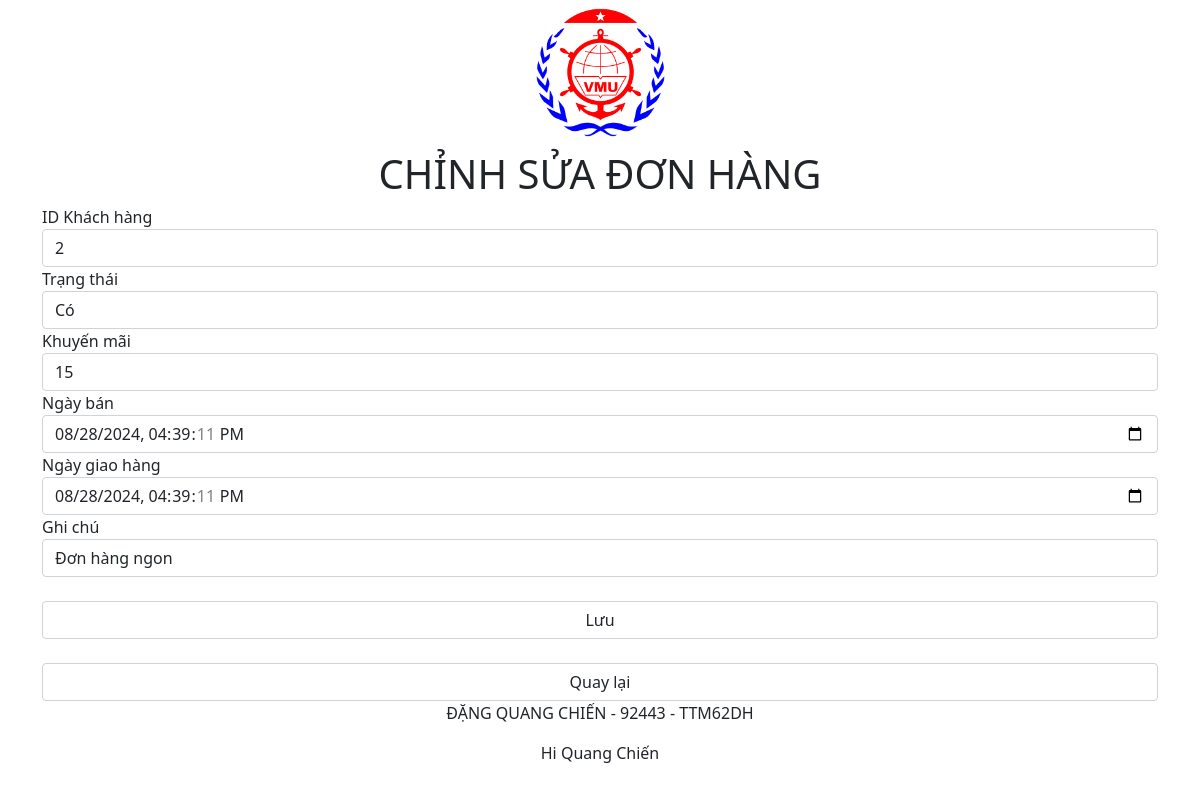
The app's page /edit.php?ID=2 (signed in) with its own data.
### tables this page shows
CREATE TABLE `donhang` (
  `ID` int(11) NOT NULL,
  `khachhang_id` int(11) NOT NULL,
  `trangthai` int(11) NOT NULL,
  `khuyenmai` int(11) NOT NULL,
  `ngayban` datetime NOT NULL,
  `ngaygiaohang` datetime NOT NULL,
  `ghichu` text NOT NULL
);

### edit.php (the view, shortened to what this page needs)
<?php
include('connect.php');
$ID = $_GET['ID'];
$sql1 = "SELECT * FROM donhang WHERE ID = '$ID'";
$stmt = $conn->prepare($sql1);
$query = $stmt->execute();
$result = $stmt->fetch(PDO::FETCH_ASSOC);
?>
<!DOCTYPE html>
<html lang="en">
<head>
    <link href="https://cdn.jsdelivr.net/npm/bootstrap@5.1.3/dist/css/bootstrap.min.css" rel="stylesheet"
>
    <link rel="stylesheet" type="text/css" href="style.css">
</head>
<body>
    <header>
        <div class="anh">
            <img src="logo.jpg" alt="Logo" class="logo">
        </div>
        <div class="tieude">
            <h1 class="text-uppercase">Chỉnh sửa đơn hàng</h1>
        </div>
    </header>
    <content>
        <div class="container">
            <form action="" method="post">
                <fieldset class="form-group">
                    <label>ID Khách hàng</label>
                    <input type="text" name="khachhang_id" value="<?php echo $result['khachhang_id']; ?>"
                        placeholder="Nhập ID khách hàng" class="form-control">
                </fieldset>
                <fieldset class="form-group">
                    <label>Trạng thái</label>
                    <select name="trangthai" class="form-control">
                        <option value="1" <?php echo $result['trangthai'] == '1' ? 'selected' : ''; ?>>Có
                        </option>
                    </select>
                </fieldset>
                <fieldset class="form-group">
                    <label>Khuyến mãi</label>
                    <input type="text" name="khuyenmai" value="<?php echo $result['khuyenmai']; ?>"
                        placeholder="Chỉ nhập giá fieldsetị khuyến mãi" class="form-control">
                </fieldset>
                <fieldset class="form-group">
                    <label>Ngày bán</label>
                    <input type="datetime-local" name="ngayban" value="<?php echo $result['ngayban']; ?>"
                        placeholder="Nhập ngày bán" class="form-control">
                </fieldset>
                <fieldset class="form-group">
                    <label>Ngày giao hàng</label>
                    <input type="datetime-local" name="ngaygiaohang" value="<?php echo $result['ngaygiaohang']; ?>"
                        placeholder="Nhập ngày giao hàng" class="form-control">
                </fieldset>
                <fieldset class="form-group">
                    <label>Ghi chú</label>
                    <input type="text" name="ghichu" value="<?php echo $result['ghichu']; ?>" placeholder="Nhập ghi chú"
                        class="form-control">
                </fieldset>
                <br>
                <input type="submit" name="submit" value="Lưu" class="form-control">
                <br>
                <input type="button" name="back" value="Quay lại" onclick="location.href='admin.php'"
                    class="form-control">
            </form>
        </div>
    </content>
    <footer class="text-center">
        <p>ĐẶNG QUANG CHIẾN - 92443 - TTM62DH</p>
        <p>Hi <?= $_SESSION['tendaydu'] ?></p>
    </footer>
</body>
</html>

### style.css (style rules this page uses)
header { text-align: center; height: 200px; width: 100%; }
header .anh { height: 140px; width: 100%; margin-top: 5px; }
header .tieude { height: 50px; width: 100%; margin-top: 5px; text-align: center; }
header .logo { width: 135px; height: auto; }
footer { text-align: center; }

### records on screen
donhang: khachhang_id "2", trangthai "Có", khuyenmai "15", ngayban "08/28/2024 16:39:11", ngaygiaohang "08/28/2024 16:39:11", ghichu "Đơn hàng ngon"

### other values on screen
$_SESSION['tendaydu'] "Quang Chiến"
